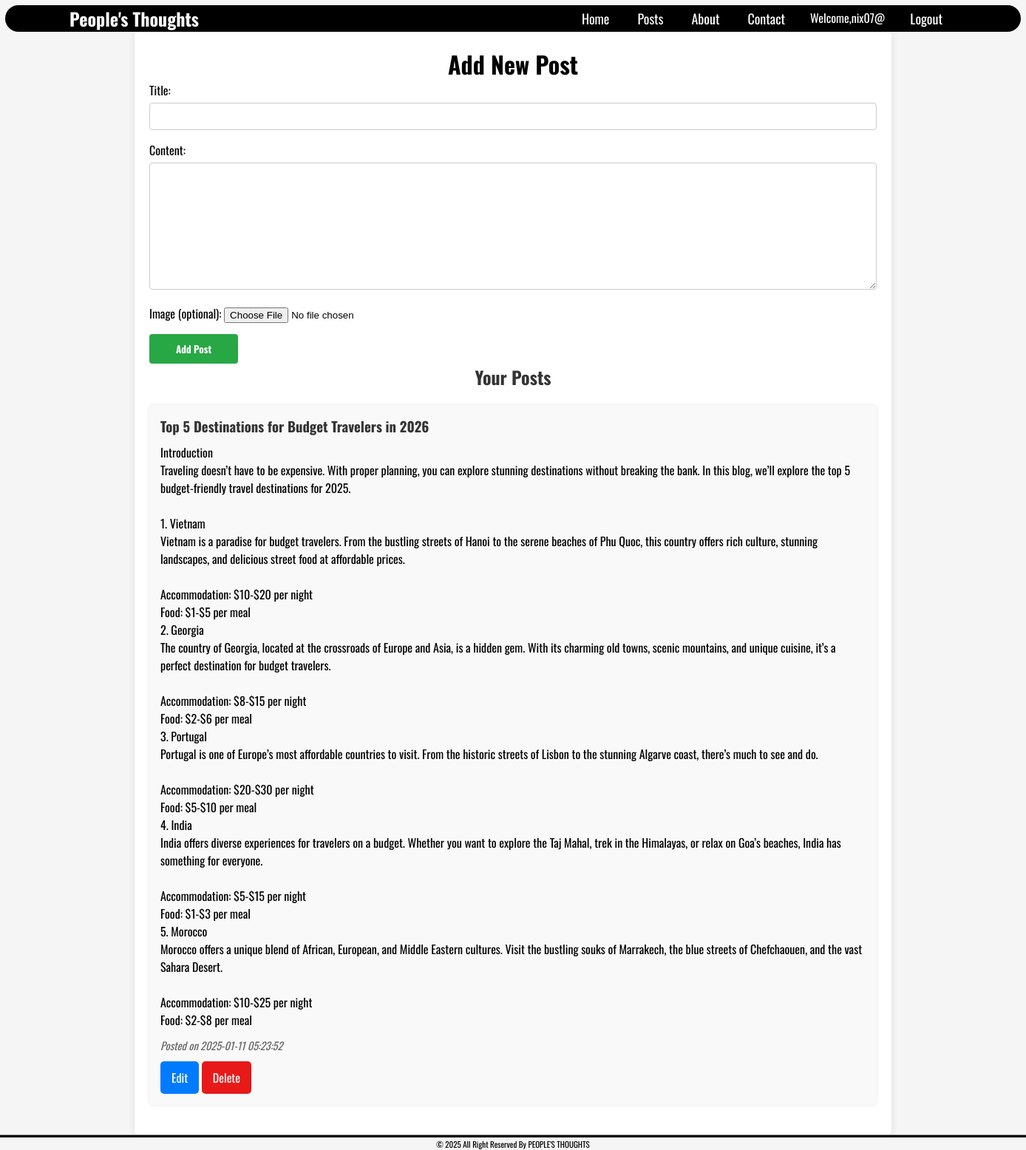
Screenshot of /add_post.php (signed in) with the database file from the repository.
### tables this page shows
CREATE TABLE `posts` (
  `id` int(11) NOT NULL,
  `user_id` int(11) NOT NULL,
  `title` varchar(255) NOT NULL,
  `content` mediumblob NOT NULL,
  `created_at` timestamp NOT NULL DEFAULT current_timestamp()
);

### add_post.php (the view, shortened to what this page needs)
<?php
include "inc/header.php";
$title = "";
$content = "";
$userId = $_SESSION['user_id'];
$query = "SELECT * FROM posts WHERE user_id = ? ORDER BY created_at DESC";
$stmt = $conn->prepare($query);
$stmt->bind_param("i", $userId);
$stmt->execute();
$result = $stmt->get_result();
?>
<!DOCTYPE html>
<html lang="en">
<head>
    <link rel="stylesheet" href="css/style.css">
</head>
<body>
    <div class="post-container">
        <h1 class="post-heading">Add New Post</h1>
        <form action="add_post.php" method="POST" enctype="multipart/form-data">
            <div class="post-form-group">
                <label for="title" class="post-lbl">Title:</label>
                <input type="text" id="title" name="title" value="<?php echo htmlspecialchars($title); ?>">
            </div>
            <div class="post-form-group">
                <label for="content" class="post-lbl">Content:</label>
                <textarea id="content" name="content" rows="10"><?php echo htmlspecialchars($content); ?></textarea>
            </div>
            <div class="post-form-group">
                <label for="image">Image (optional):</label>
                <input type="file" id="image" name="image" accept="image/*">
            </div>
            <button type="submit" class="post-btn">Add Post</button>
        </form>
        <h2 class="existing-post-header">Your Posts</h2>
        <div class="posts-container">
        <?php if ($result->num_rows > 0): ?>
            <?php while ($row = $result->fetch_assoc()): ?>
                <div class="user-post">
                    <h3 id="post-title"><?php echo htmlspecialchars($row['title']); ?></h3>
                    <p>
                        <?php
                        echo nl2br(htmlspecialchars($row['content']));
                        ?>
                    </p>
                    <p><em>Posted on <?php echo date('Y-m-d H:i:s', strtotime($row['created_at'])); ?></em></p>
                    <a href="edit_post.php?id=<?php echo $row['id']; ?>" class="post-edit-btn">Edit</a>
                    <a href="delete_post.php?id=<?php echo $row['id']; ?>" class="post-delete-btn" onclick="return confirm('Are you sure you want to delete this post?');">Delete</a>
                </div>
            <?php endwhile; ?>
            <?php else: ?>
                <p>You Have No Post Yet!</p>
            <?php endif; ?>
        </div>
    </div>
</body>
<?php
include "inc/footer.php";
?>
</html>

### css/navbar.css (style rules this page uses)
body { font-family: "Oswald", serif; }

### css/style.css (style rules this page uses)
* { margin: 0; padding: 0; box-sizing: border-box; }
body { font-family: "Oswald", serif; display: flex; flex-direction: column; align-items: center; min-height: 100vh; background-color: #f5f5f5; padding-top: 7px; }
.post-container { width: 1024px; margin: auto; background: white; padding: 20px; border-radius: 5px; box-shadow: 0 0 10px rgba(0, 0, 0, 0.1); }
.post-heading { text-align: center; }
.post-form-group { margin-bottom: 15px; }
.post-lbl { display: block; margin-bottom: 5px; }
input[type="text"], textarea { width: 100%; padding: 10px; border: 1px solid #ccc; border-radius: 4px; }
.post-btn { font-family: "Oswald", serif; font-weight: bolder; width: 120px; padding: 10px; background-color: #28a745; color: white; border: none; border-radius: 4px; }
.existing-post-header { text-align: center; color: #333; }
#post-title { color: #333; }
.posts-container { margin-top: 20px; }
.user-post { background: #f9f9f9; padding: 15px; margin-bottom: 20px; border-radius: 5px; box-shadow: 0 0 5px rgba(0, 0, 0, 0.1); }
.user-post p { margin: 10px 0; }
.user-post em { font-size: 0.9em; color: #666; }
.post-edit-btn { font-family: "Oswald", serif; display: inline-block; padding: 10px 15px; background-color: #007BFF; color: white; text-decoration: none; border-radius: 5px; transition: background-color 0.3s; }
.post-delete-btn { font-family: "Oswald", serif; display: inline-block; padding: 10px 15px; background-color: #e81919; color: white; text-decoration: none; border-radius: 5px; transition: background-color 0.3s; }

### css/footer.css (style rules this page uses)
body { font-family: "Oswald", serif; }

### rows the page displays
posts: title "Top 5 Destinations for Budget Travelers in 2026", content "Introduction Traveling doesn’t have to be expensive. With proper planning, you can explore stunning destinations without breaking the bank. In this blog, we’ll explore the top 5 budget-friendly travel destinations for 2025. 1. Vietnam Vietnam is a paradise for budget travelers. From the bustling streets of Hanoi to the serene beaches of Phu Quoc, this country offers rich culture, stunning landscapes, and delicious street food at affordable prices. Accommodation: $10-$20 per night Food: $1-$5 per meal 2. Georgia The country of Georgia, located at the crossroads of Europe and Asia, is a hidden gem. With its charming old towns, scenic mountains, and unique cuisine, it’s a perfect destination…", created_at "2025-01-11 05:23:52"

### other values shown
$_SESSION['username'] "nix07@"
